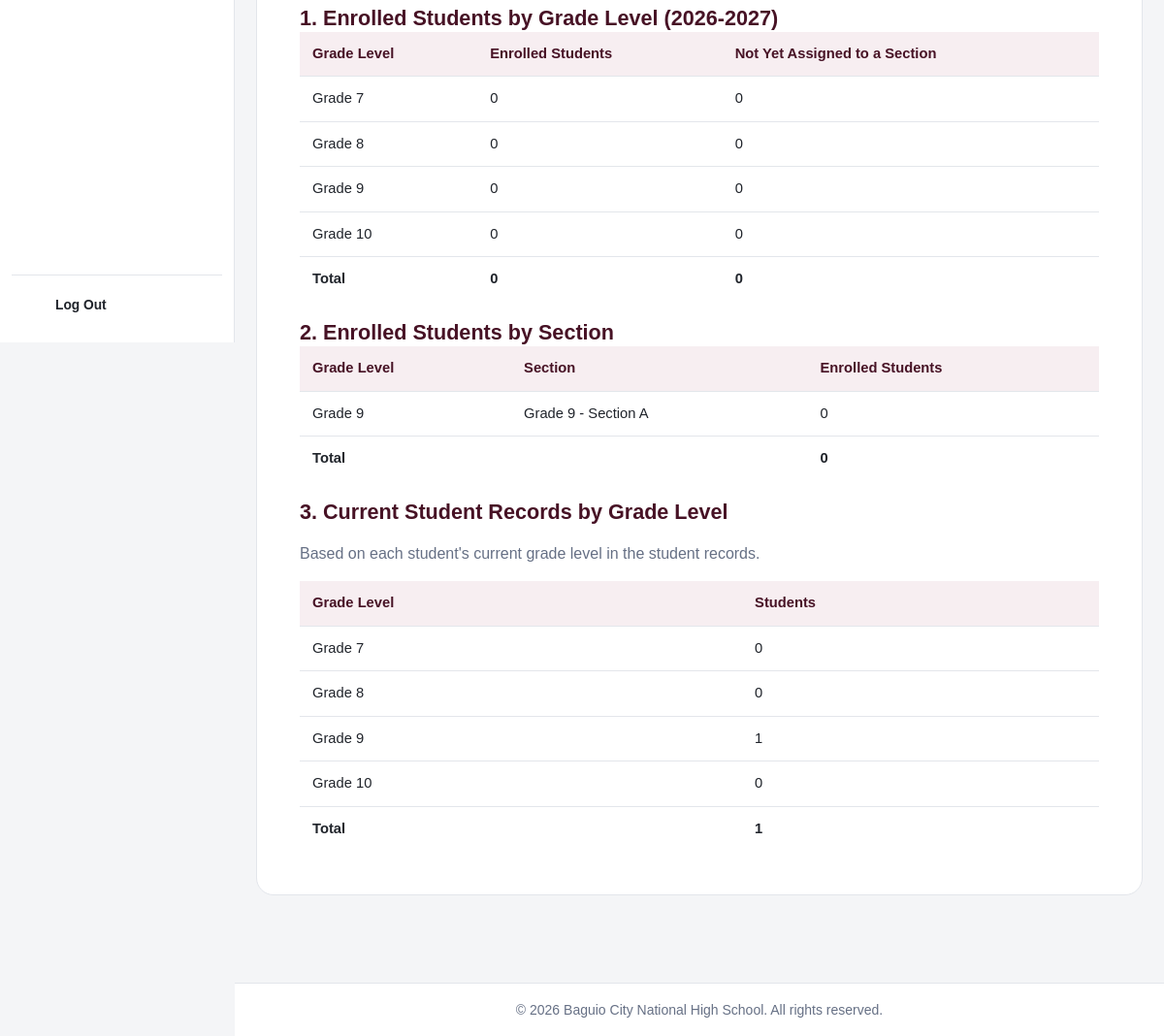
Before: /staff/student_population_report.php (signed in, lower part) with the older database file.
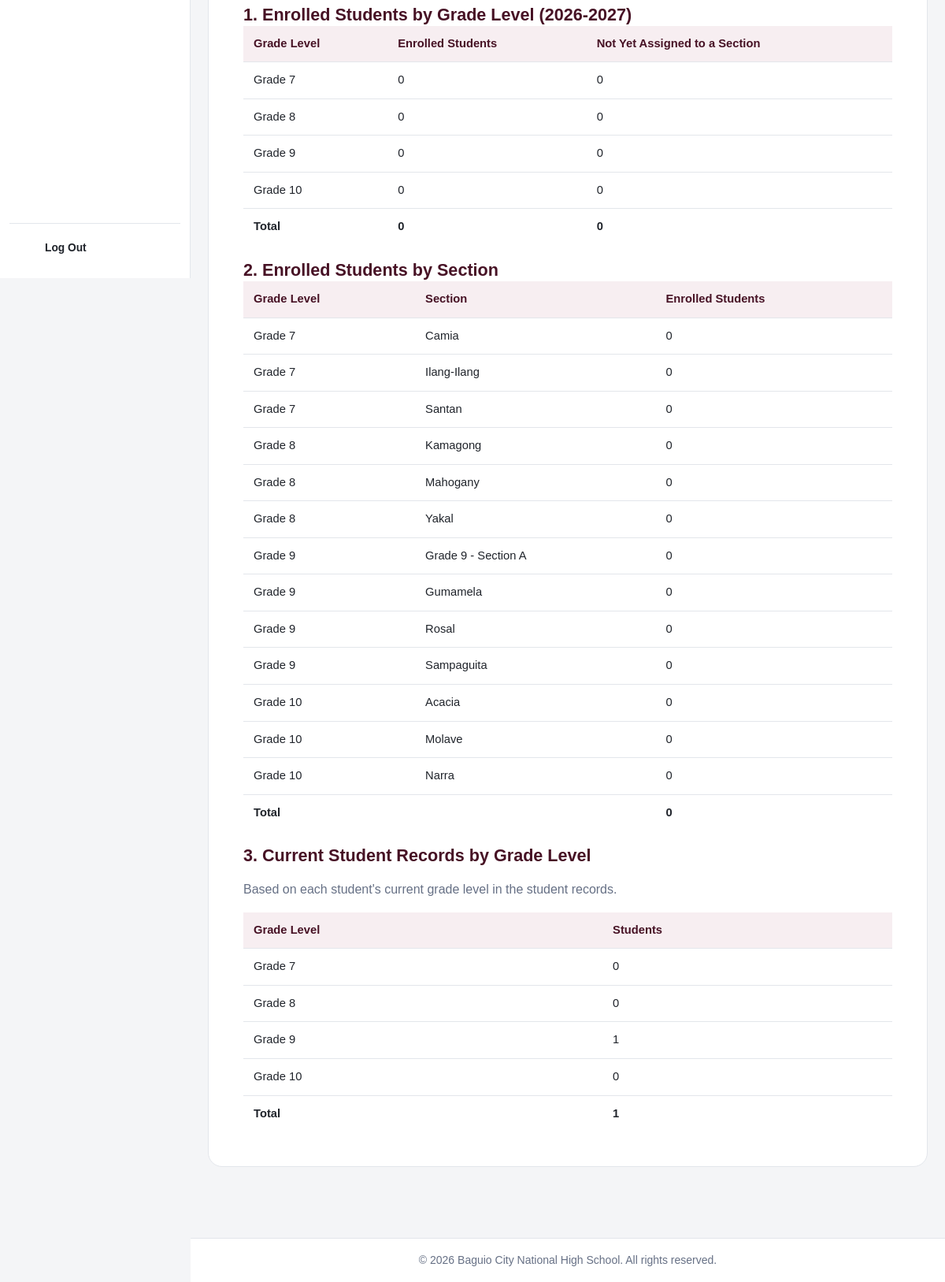
After: the same page with the newer database file.
### tables this page shows
CREATE TABLE `sections` (
  `section_id` int(10) UNSIGNED NOT NULL,
  `section_name` varchar(100) NOT NULL,
  `grade_level_id` int(10) UNSIGNED NOT NULL,
  `school_year_id` int(10) UNSIGNED NOT NULL
);

CREATE TABLE `grade_levels` (
  `grade_level_id` int(10) UNSIGNED NOT NULL,
  `grade_level` varchar(10) NOT NULL
);

### includes/functions.php (called while the page is built, shortened)
<?php
function e(?string $value): string
{
    return htmlspecialchars($value ?? '', ENT_QUOTES, 'UTF-8');
}

### staff/student_population_report.php (the view, shortened to what the changed rows need)
<?php
require_once __DIR__ . '/../includes/bootstrap.php';
function count_rows($pdo, $sql, $params)
{
    $stmt = $pdo->prepare($sql);
    $stmt->execute($params);
    $row = $stmt->fetch();
    return $row['total'];
}
$yearStmt = $pdo->prepare(
    'SELECT school_year_id, school_year, status
     FROM school_years
     ORDER BY school_year_id DESC'
);
$yearStmt->execute();
$yearList = $yearStmt->fetchAll();
$selectedYearId = $yearList[0]['school_year_id'];
foreach ($yearList as $year) {
    if ($year['status'] === 'Active') {
        $selectedYearId = $year['school_year_id'];
        break;
    }
}
$selectedYearName = '';
foreach ($yearList as $year) {
    if ($year['school_year_id'] === $selectedYearId) {
        $selectedYearName = $year['school_year'];
    }
}
$gradeStmt = $pdo->prepare(
    'SELECT grade_level_id, grade_level
     FROM grade_levels
     ORDER BY grade_level_id ASC'
);
$gradeStmt->execute();
$gradeLevels = $gradeStmt->fetchAll();
$gradeRows = array();
foreach ($gradeLevels as $grade) {
    $gradeId = $grade['grade_level_id'];
    $enrolled = count_rows(
        $pdo,
        "SELECT COUNT(*) AS total
         FROM enrollment_applications
         WHERE school_year_id = :school_year_id
           AND requested_grade_level_id = :grade_level_id
           AND application_status = 'Approved'",
        array(
            'school_year_id' => $selectedYearId,
            'grade_level_id' => $gradeId
        )
    );
    $noSection = count_rows(
        $pdo,
        "SELECT COUNT(*) AS total
         FROM enrollment_applications
         WHERE school_year_id = :school_year_id
           AND requested_grade_level_id = :grade_level_id
           AND application_status = 'Approved'
           AND assigned_section_id IS NULL",
        array(
            'school_year_id' => $selectedYearId,
            'grade_level_id' => $gradeId
        )
    );
    $current = count_rows(
        $pdo,
        'SELECT COUNT(*) AS total
         FROM students
         WHERE current_grade_level_id = :grade_level_id',
        array(
            'grade_level_id' => $gradeId
        )
    );
    $gradeRows[count($gradeRows)] = array(
        'grade_level' => $grade['grade_level'],
        'enrolled' => $enrolled,
        'no_section' => $noSection,
        'current' => $current
    );
}
$sectionStmt = $pdo->prepare(
    'SELECT s.section_id, s.section_name, g.grade_level
     FROM sections s
     INNER JOIN grade_levels g
        ON s.grade_level_id = g.grade_level_id
     WHERE s.school_year_id = :school_year_id
     ORDER BY g.grade_level_id ASC, s.section_name ASC'
);
$sectionStmt->execute(
    array(
        'school_year_id' => $selectedYearId
    )
);
$sections = $sectionStmt->fetchAll();
$sectionRows = array();
foreach ($sections as $section) {
    $enrolled = count_rows(
        $pdo,
        "SELECT COUNT(*) AS total
         FROM enrollment_applications
         WHERE school_year_id = :school_year_id
           AND assigned_section_id = :section_id
           AND application_status = 'Approved'",
        array(
            'school_year_id' => $selectedYearId,
            'section_id' => $section['section_id']
        )
    );
    $sectionRows[count($sectionRows)] = array(
        'grade_level' => $section['grade_level'],
        'section_name' => $section['section_name'],
        'enrolled' => $enrolled
    );
}
require_once __DIR__ . '/../includes/header.php';
?>
<section class="form-card form-card-wide">
    <h2>
        1. Enrolled Students by Grade Level
        (<?php echo e($selectedYearName); ?>)
    </h2>
    <div class="table-responsive">
        <table>
            <thead>
                <tr>
                    <th>Grade Level</th>
                    <th>Enrolled Students</th>
                    <th>Not Yet Assigned to a Section</th>
                </tr>
            </thead>
            <tbody>
                <?php foreach ($gradeRows as $row): ?>
                    <tr>
                        <td>
                            Grade <?php echo e($row['grade_level']); ?>
                        </td>
                        <td>
                            <?php echo $row['enrolled']; ?>
                        </td>
                        <td>
                            <?php echo $row['no_section']; ?>
                        </td>
                    </tr>
                <?php endforeach; ?>
            </tbody>
        </table>
    </div>
    <h2>2. Enrolled Students by Section</h2>
    <div class="table-responsive">
        <table>
            <thead>
                <tr>
                    <th>Grade Level</th>
                    <th>Section</th>
                    <th>Enrolled Students</th>
                </tr>
            </thead>
            <tbody>
                <?php foreach ($sectionRows as $row): ?>
                    <tr>
                        <td>
                            Grade <?php echo e($row['grade_level']); ?>
                        </td>
                        <td>
                            <?php echo e($row['section_name']); ?>
                        </td>
                        <td>
                            <?php echo $row['enrolled']; ?>
                        </td>
                    </tr>
                <?php endforeach; ?>
            </tbody>
        </table>
    </div>
    <h2>3. Current Student Records by Grade Level</h2>
    <div class="table-responsive">
        <table>
            <thead>
                <tr>
                    <th>Grade Level</th>
                    <th>Students</th>
                </tr>
            </thead>
            <tbody>
                <?php foreach ($gradeRows as $row): ?>
                    <tr>
                        <td>
                            Grade <?php echo e($row['grade_level']); ?>
                        </td>
                        <td>
                            <?php echo $row['current']; ?>
                        </td>
                    </tr>
                <?php endforeach; ?>
            </tbody>
        </table>
    </div>
</section>
<?php
require_once __DIR__ . '/../includes/footer.php';
?>

Changed rows visible on the page:
added sections: grade_level.grade_level "7", section_name "Camia", enrolled "0"
added sections: grade_level.grade_level "7", section_name "Ilang-Ilang", enrolled "0"
added sections: grade_level.grade_level "7", section_name "Santan", enrolled "0"
added sections: grade_level.grade_level "8", section_name "Kamagong", enrolled "0"
added sections: grade_level.grade_level "8", section_name "Mahogany", enrolled "0"
added sections: grade_level.grade_level "8", section_name "Yakal", enrolled "0"
added sections: grade_level.grade_level "9", section_name "Gumamela", enrolled "0"
added sections: grade_level.grade_level "9", section_name "Rosal", enrolled "0"
added sections: grade_level.grade_level "9", section_name "Sampaguita", enrolled "0"
added sections: grade_level.grade_level "10", section_name "Acacia", enrolled "0"
added sections: grade_level.grade_level "10", section_name "Molave", enrolled "0"
added sections: grade_level.grade_level "10", section_name "Narra", enrolled "0"
